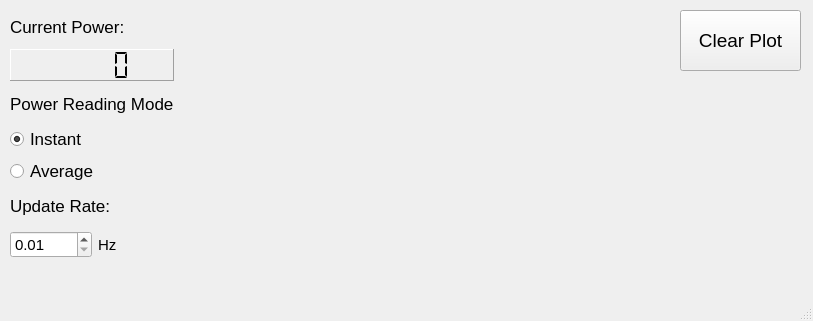
<?xml version="1.0" encoding="UTF-8"?>
<ui version="4.0">
 <class>SpectrumAnalyzerWindow</class>
 <widget class="QMainWindow" name="SpectrumAnalyzerWindow">
  <property name="geometry">
   <rect>
    <x>0</x>
    <y>0</y>
    <width>813</width>
    <height>321</height>
   </rect>
  </property>
  <property name="windowTitle">
   <string>Spectrum Analyzer</string>
  </property>
  <widget class="QWidget" name="centralwidget">
   <widget class="CurveWidget" name="curvewidget">
    <property name="geometry">
     <rect>
      <x>190</x>
      <y>10</y>
      <width>471</width>
      <height>251</height>
     </rect>
    </property>
    <property name="orientation">
     <enum>Qt::Horizontal</enum>
    </property>
   </widget>
   <widget class="QPushButton" name="clearButton">
    <property name="geometry">
     <rect>
      <x>680</x>
      <y>10</y>
      <width>121</width>
      <height>61</height>
     </rect>
    </property>
    <property name="font">
     <font>
      <pointsize>14</pointsize>
     </font>
    </property>
    <property name="text">
     <string>Clear Plot</string>
    </property>
   </widget>
   <widget class="QWidget" name="layoutWidget">
    <property name="geometry">
     <rect>
      <x>10</x>
      <y>10</y>
      <width>164</width>
      <height>251</height>
     </rect>
    </property>
    <layout class="QVBoxLayout" name="verticalLayout">
     <item>
      <widget class="QLabel" name="label">
       <property name="font">
        <font>
         <pointsize>13</pointsize>
        </font>
       </property>
       <property name="text">
        <string>Current Power:</string>
       </property>
      </widget>
     </item>
     <item>
      <widget class="QLCDNumber" name="powerLCD">
       <property name="font">
        <font>
         <pointsize>13</pointsize>
        </font>
       </property>
       <property name="frameShape">
        <enum>QFrame::Panel</enum>
       </property>
       <property name="frameShadow">
        <enum>QFrame::Raised</enum>
       </property>
       <property name="lineWidth">
        <number>1</number>
       </property>
       <property name="midLineWidth">
        <number>-2</number>
       </property>
       <property name="segmentStyle">
        <enum>QLCDNumber::Flat</enum>
       </property>
      </widget>
     </item>
     <item>
      <widget class="QLabel" name="label_2">
       <property name="font">
        <font>
         <pointsize>13</pointsize>
        </font>
       </property>
       <property name="text">
        <string>Power Reading Mode:</string>
       </property>
      </widget>
     </item>
     <item>
      <widget class="QRadioButton" name="instantRButton">
       <property name="font">
        <font>
         <pointsize>13</pointsize>
        </font>
       </property>
       <property name="text">
        <string>Instant</string>
       </property>
       <property name="checked">
        <bool>true</bool>
       </property>
       <attribute name="buttonGroup">
        <string>powerReadingButtonGroup</string>
       </attribute>
      </widget>
     </item>
     <item>
      <widget class="QRadioButton" name="averageRButton">
       <property name="font">
        <font>
         <pointsize>13</pointsize>
        </font>
       </property>
       <property name="text">
        <string>Average</string>
       </property>
       <attribute name="buttonGroup">
        <string>powerReadingButtonGroup</string>
       </attribute>
      </widget>
     </item>
     <item>
      <widget class="QLabel" name="label_3">
       <property name="font">
        <font>
         <pointsize>13</pointsize>
        </font>
       </property>
       <property name="text">
        <string>Update Rate:</string>
       </property>
      </widget>
     </item>
     <item>
      <layout class="QHBoxLayout" name="horizontalLayout">
       <item>
        <widget class="QDoubleSpinBox" name="updateRateSpinBox">
         <property name="font">
          <font>
           <pointsize>11</pointsize>
          </font>
         </property>
         <property name="minimum">
          <double>0.010000000000000</double>
         </property>
         <property name="maximum">
          <double>1000.000000000000000</double>
         </property>
         <property name="singleStep">
          <double>0.010000000000000</double>
         </property>
        </widget>
       </item>
       <item>
        <widget class="QLabel" name="label_4">
         <property name="font">
          <font>
           <pointsize>11</pointsize>
          </font>
         </property>
         <property name="text">
          <string>Hz</string>
         </property>
        </widget>
       </item>
      </layout>
     </item>
    </layout>
   </widget>
  </widget>
  <widget class="QMenuBar" name="menubar">
   <property name="geometry">
    <rect>
     <x>0</x>
     <y>0</y>
     <width>813</width>
     <height>21</height>
    </rect>
   </property>
  </widget>
  <widget class="QStatusBar" name="statusbar"/>
 </widget>
 <customwidgets>
  <customwidget>
   <class>CurveWidget</class>
   <extends>QSplitter</extends>
   <header>guiqwt.plot</header>
  </customwidget>
 </customwidgets>
 <resources/>
 <connections/>
 <buttongroups>
  <buttongroup name="powerReadingButtonGroup"/>
 </buttongroups>
</ui>
